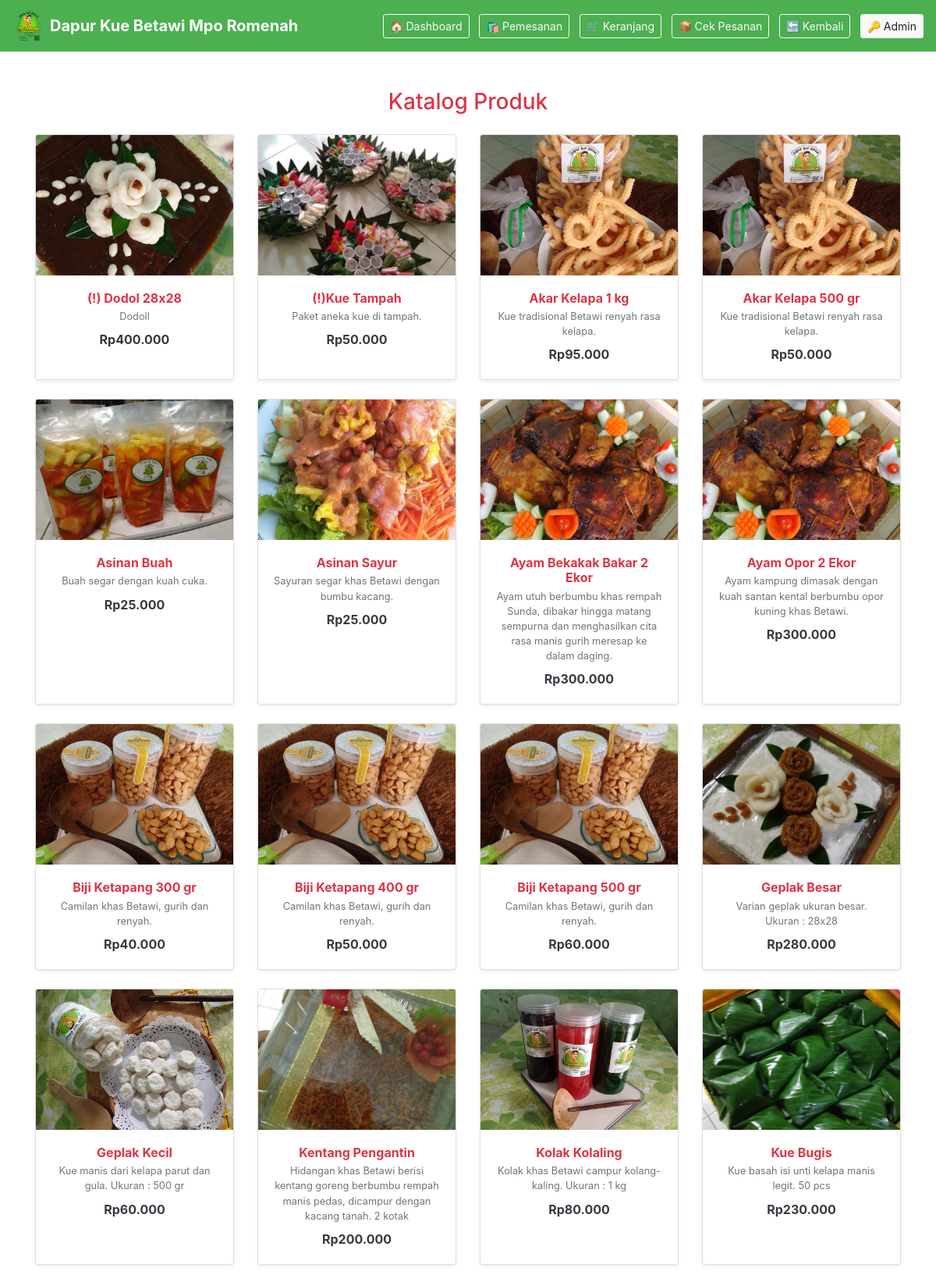
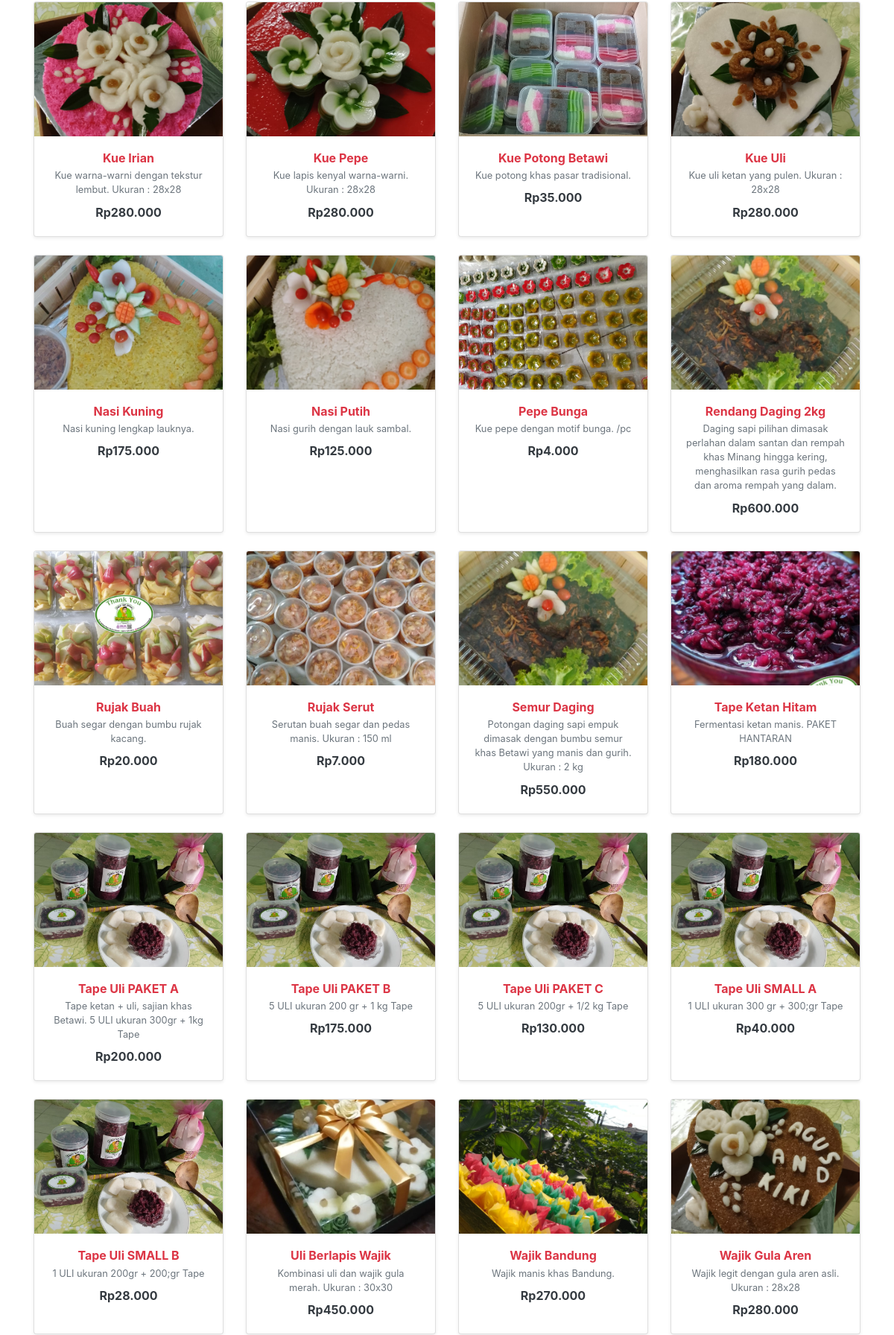
Page /UMKM-app/index.php (upper part) on the committed database (2 pictures, top to bottom).
### tables this page shows
CREATE TABLE `tb_product` (
  `product_id` int(11) NOT NULL,
  `product_name` varchar(100) DEFAULT NULL,
  `product_price` int(11) DEFAULT NULL,
  `product_image` varchar(100) DEFAULT NULL,
  `product_desc` text DEFAULT NULL
);

### UMKM-app/index.php (the view, shortened to what this page needs)
<?php
include 'config/db.php';
$produk = mysqli_query($conn, "SELECT * FROM tb_product ORDER BY product_name ASC");
?>
<!DOCTYPE html>
<html lang="id">
<head>
  <link rel="stylesheet" href="assets/css/style.css">
  <link rel="stylesheet" href="https://stackpath.bootstrapcdn.com/bootstrap/4.5.2/css/bootstrap.min.css">
</head>
<body>
<?php include 'navbar.php'; ?>
<div class="container mt-5">
  <h3 class="text-center text-danger mb-4">Katalog Produk</h3>
  <div class="row justify-content-center">
    <?php while ($p = mysqli_fetch_assoc($produk)) { ?>
      <div class="col-md-3 mb-4">
        <div class="card h-100 shadow-sm">
  <img src="img/<?= $p['product_image'] ?>" class="card-img-top" alt="<?= $p['product_name'] ?>" style="height: 180px; object-fit: cover;">
    <div class="card-body text-center">
        <h5 class="card-title text-danger font-weight-bold mb-1"><?= $p['product_name'] ?></h5>
        <p class="text-muted small mb-2"><?= $p['product_desc'] ?></p>
        <p class="font-weight-bold text-dark mb-0">Rp<?= number_format($p['product_price'], 0, ',', '.') ?></p>
    </div>
        </div>
      </div>
    <?php } ?>
  </div>
</div>
</body>
</html>

### UMKM-app/assets/css/style.css (style rules this page uses)
body { background-color: #f8f9fa; font-family: 'Segoe UI', Tahoma, Geneva, Verdana, sans-serif; color: #333; }
h3 { margin-bottom: 20px; color: #B23B3B; }
.card { border: 1px solid #ddd; border-radius: 10px; transition: transform 0.2s ease; }
.card-img-top { height: 180px; object-fit: cover; border-top-left-radius: 10px; border-top-right-radius: 10px; }
.card-title { font-size: 16px; font-weight: bold; color: #B23B3B; }
.container { max-width: 960px; }

### rows in the picture
tb_product: product_image (picture), product_name "(!) Dodol 28x28", product_desc "Dodoll", product_price "400.000"
tb_product: product_image (picture), product_name "(!)Kue Tampah", product_desc "Paket aneka kue di tampah.", product_price "50.000"
tb_product: product_image (picture), product_name "Akar Kelapa 1 kg", product_desc "Kue tradisional Betawi renyah rasa kelapa.", product_price "95.000"
tb_product: product_image (picture), product_name "Akar Kelapa 500 gr", product_desc "Kue tradisional Betawi renyah rasa kelapa.", product_price "50.000"
tb_product: product_image (picture), product_name "Asinan Buah", product_desc "Buah segar dengan kuah cuka.", product_price "25.000"
tb_product: product_image (picture), product_name "Asinan Sayur", product_desc "Sayuran segar khas Betawi dengan bumbu kacang.", product_price "25.000"
tb_product: product_image (picture), product_name "Ayam Bekakak Bakar 2 Ekor", product_desc "Ayam utuh berbumbu khas rempah Sunda, dibakar hingga matang sempurna dan menghasilkan cita rasa manis gurih meresap ke dalam daging.", product_price "300.000"
tb_product: product_image (picture), product_name "Ayam Opor 2 Ekor", product_desc "Ayam kampung dimasak dengan kuah santan kental berbumbu opor kuning khas Betawi.", product_price "300.000"
tb_product: product_image (picture), product_name "Biji Ketapang 300 gr", product_desc "Camilan khas Betawi, gurih dan renyah.", product_price "40.000"
tb_product: product_image (picture), product_name "Biji Ketapang 400 gr", product_desc "Camilan khas Betawi, gurih dan renyah.", product_price "50.000"
tb_product: product_image (picture), product_name "Biji Ketapang 500 gr", product_desc "Camilan khas Betawi, gurih dan renyah.", product_price "60.000"
tb_product: product_image (picture), product_name "Geplak Besar", product_desc "Varian geplak ukuran besar. Ukuran : 28x28", product_price "280.000"
tb_product: product_image (picture), product_name "Geplak Kecil", product_desc "Kue manis dari kelapa parut dan gula. Ukuran : 500 gr", product_price "60.000"
tb_product: product_image (picture), product_name "Kentang Pengantin", product_desc "Hidangan khas Betawi berisi kentang goreng berbumbu rempah manis pedas, dicampur dengan kacang tanah. 2 kotak", product_price "200.000"
tb_product: product_image (picture), product_name "Kolak Kolaling", product_desc "Kolak khas Betawi campur kolang-kaling. Ukuran : 1 kg", product_price "80.000"
tb_product: product_image (picture), product_name "Kue Bugis", product_desc "Kue basah isi unti kelapa manis legit. 50 pcs", product_price "230.000"
tb_product: product_image (picture), product_name "Kue Irian", product_desc "Kue warna-warni dengan tekstur lembut. Ukuran : 28x28", product_price "280.000"
tb_product: product_image (picture), product_name "Kue Pepe", product_desc "Kue lapis kenyal warna-warni. Ukuran : 28x28", product_price "280.000"
tb_product: product_image (picture), product_name "Kue Potong Betawi", product_desc "Kue potong khas pasar tradisional.", product_price "35.000"
tb_product: product_image (picture), product_name "Kue Uli", product_desc "Kue uli ketan yang pulen. Ukuran : 28x28", product_price "280.000"
tb_product: product_image (picture), product_name "Nasi Kuning", product_desc "Nasi kuning lengkap lauknya.", product_price "175.000"
tb_product: product_image (picture), product_name "Nasi Putih", product_desc "Nasi gurih dengan lauk sambal.", product_price "125.000"
tb_product: product_image (picture), product_name "Pepe Bunga", product_desc "Kue pepe dengan motif bunga. /pc", product_price "4.000"
tb_product: product_image (picture), product_name "Rendang Daging 2kg", product_desc "Daging sapi pilihan dimasak perlahan dalam santan dan rempah khas Minang hingga kering, menghasilkan rasa gurih pedas dan aroma rempah yang dalam.", product_price "600.000"
tb_product: product_image (picture), product_name "Rujak Buah", product_desc "Buah segar dengan bumbu rujak kacang.", product_price "20.000"
tb_product: product_image (picture), product_name "Rujak Serut", product_desc "Serutan buah segar dan pedas manis. Ukuran : 150 ml", product_price "7.000"
tb_product: product_image (picture), product_name "Semur Daging", product_desc "Potongan daging sapi empuk dimasak dengan bumbu semur khas Betawi yang manis dan gurih. Ukuran : 2 kg", product_price "550.000"
tb_product: product_image (picture), product_name "Tape Ketan Hitam", product_desc "Fermentasi ketan manis. PAKET HANTARAN", product_price "180.000"
tb_product: product_image (picture), product_name "Tape Uli PAKET A", product_desc "Tape ketan + uli, sajian khas Betawi. 5 ULI ukuran 300gr + 1kg Tape", product_price "200.000"
tb_product: product_image (picture), product_name "Tape Uli PAKET B", product_desc "5 ULI ukuran 200 gr + 1 kg Tape", product_price "175.000"
tb_product: product_image (picture), product_name "Tape Uli PAKET C", product_desc "5 ULI ukuran 200gr + 1/2 kg Tape", product_price "130.000"
tb_product: product_image (picture), product_name "Tape Uli SMALL A", product_desc "1 ULI ukuran 300 gr + 300;gr Tape", product_price "40.000"
tb_product: product_image (picture), product_name "Tape Uli SMALL B", product_desc "1 ULI ukuran 200gr + 200;gr Tape", product_price "28.000"
tb_product: product_image (picture), product_name "Uli Berlapis Wajik", product_desc "Kombinasi uli dan wajik gula merah. Ukuran : 30x30", product_price "450.000"
tb_product: product_image (picture), product_name "Wajik Bandung", product_desc "Wajik manis khas Bandung.", product_price "270.000"
tb_product: product_image (picture), product_name "Wajik Gula Aren", product_desc "Wajik legit dengan gula aren asli. Ukuran : 28x28", product_price "280.000"
